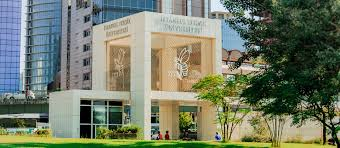
#> input picture OpenCv/photos/ITU.jpg, 340 x 148 px
$ python smoothing.py
#> lines starting #> are read from the running program, lines starting #| are printed output that depends on the picture
import cv2 as cv
#Bluring methods

img = cv.imread('photos/ITU.jpg')
#> img is the input picture: shape (148, 340, 3); mean B, G, R 103.4, 123.7, 115.6
cv.imshow('ITU', img)

#1.averaging
average = cv.blur(img, (7,7)) #averaging the image with a kernel size of 3x3
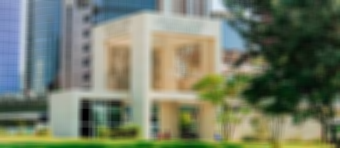
#> average: shape (148, 340, 3); mean B, G, R 103.4, 123.7, 115.6
cv.imshow('Average', average)

#2.Gaussian
gauss = cv.GaussianBlur(img, (7,7), 0) #Gaussian blurring the image with a kernel size of 3x3
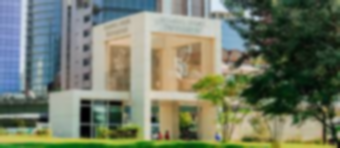
#> gauss: shape (148, 340, 3); mean B, G, R 103.4, 123.7, 115.6
cv.imshow('Gaussian', gauss)

#3.Median
median = cv.medianBlur(img, 7) #Median blurring the image with a kernel size of 3x3
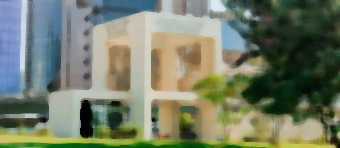
#> median: shape (148, 340, 3); mean B, G, R 103.8, 124.8, 116.3
cv.imshow('Median', median)

#4.Bilateral the most effective one
bilateral = cv.bilateralFilter(img, 10, 35, 25) #Bilateral blurring the image with a kernel size of 3x3
cv.imshow('Bilateral', bilateral)

cv.waitKey(0)

$ run again, with OpenCv/photos/face.jpg copied over OpenCv/photos/ITU.jpg
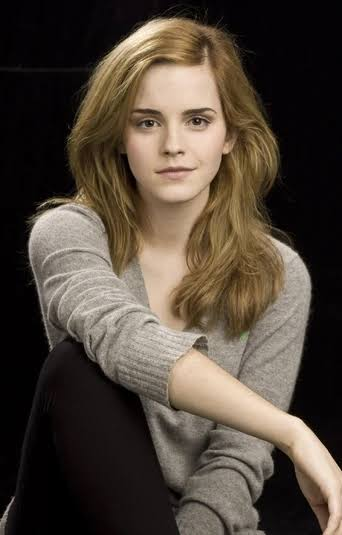
#> input picture OpenCv/photos/face.jpg, 342 x 535 px
#> img is the input picture: shape (535, 342, 3); mean B, G, R 58.6, 69.5, 80.5
#> `average = cv.blur(img, (7,7))`:
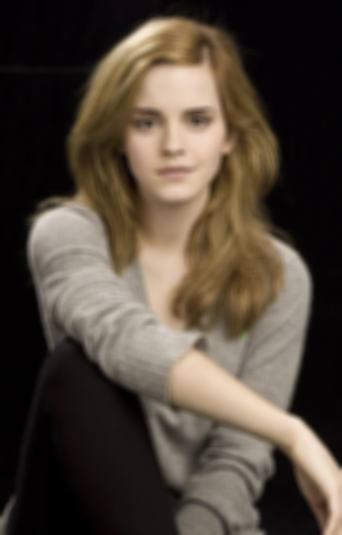
#> average: shape (535, 342, 3); mean B, G, R 58.6, 69.5, 80.5
